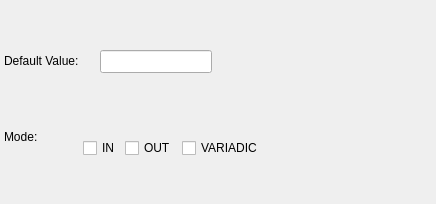
<?xml version="1.0" encoding="UTF-8"?>
<ui version="4.0">
 <class>ParameterWidget</class>
 <widget class="QWidget" name="ParameterWidget">
  <property name="geometry">
   <rect>
    <x>0</x>
    <y>0</y>
    <width>436</width>
    <height>204</height>
   </rect>
  </property>
  <property name="minimumSize">
   <size>
    <width>430</width>
    <height>0</height>
   </size>
  </property>
  <widget class="QLabel" name="default_value_lbl">
   <property name="geometry">
    <rect>
     <x>4</x>
     <y>53</y>
     <width>91</width>
     <height>16</height>
    </rect>
   </property>
   <property name="minimumSize">
    <size>
     <width>80</width>
     <height>0</height>
    </size>
   </property>
   <property name="maximumSize">
    <size>
     <width>16777215</width>
     <height>16777215</height>
    </size>
   </property>
   <property name="text">
    <string>Default Value:</string>
   </property>
  </widget>
  <widget class="QLineEdit" name="default_value_edt">
   <property name="geometry">
    <rect>
     <x>100</x>
     <y>50</y>
     <width>112</width>
     <height>23</height>
    </rect>
   </property>
   <property name="clearButtonEnabled">
    <bool>true</bool>
   </property>
  </widget>
  <widget class="QLabel" name="mode_lbl">
   <property name="geometry">
    <rect>
     <x>4</x>
     <y>129</y>
     <width>51</width>
     <height>16</height>
    </rect>
   </property>
   <property name="maximumSize">
    <size>
     <width>75</width>
     <height>16777215</height>
    </size>
   </property>
   <property name="text">
    <string>Mode:</string>
   </property>
  </widget>
  <widget class="QWidget" name="layoutWidget">
   <property name="geometry">
    <rect>
     <x>83</x>
     <y>129</y>
     <width>316</width>
     <height>39</height>
    </rect>
   </property>
   <layout class="QHBoxLayout" name="in_out_hlt">
    <property name="spacing">
     <number>5</number>
    </property>
    <item>
     <widget class="QCheckBox" name="param_in_chk">
      <property name="text">
       <string>IN</string>
      </property>
     </widget>
    </item>
    <item>
     <widget class="QCheckBox" name="param_out_chk">
      <property name="text">
       <string>OUT</string>
      </property>
     </widget>
    </item>
    <item>
     <widget class="QCheckBox" name="param_variadic_chk">
      <property name="sizePolicy">
       <sizepolicy hsizetype="Expanding" vsizetype="Fixed">
        <horstretch>0</horstretch>
        <verstretch>0</verstretch>
       </sizepolicy>
      </property>
      <property name="text">
       <string>VARIADIC</string>
      </property>
     </widget>
    </item>
    <item>
     <spacer name="horizontalSpacer">
      <property name="orientation">
       <enum>Qt::Horizontal</enum>
      </property>
      <property name="sizeHint" stdset="0">
       <size>
        <width>40</width>
        <height>20</height>
       </size>
      </property>
     </spacer>
    </item>
   </layout>
  </widget>
 </widget>
 <resources/>
 <connections/>
</ui>
